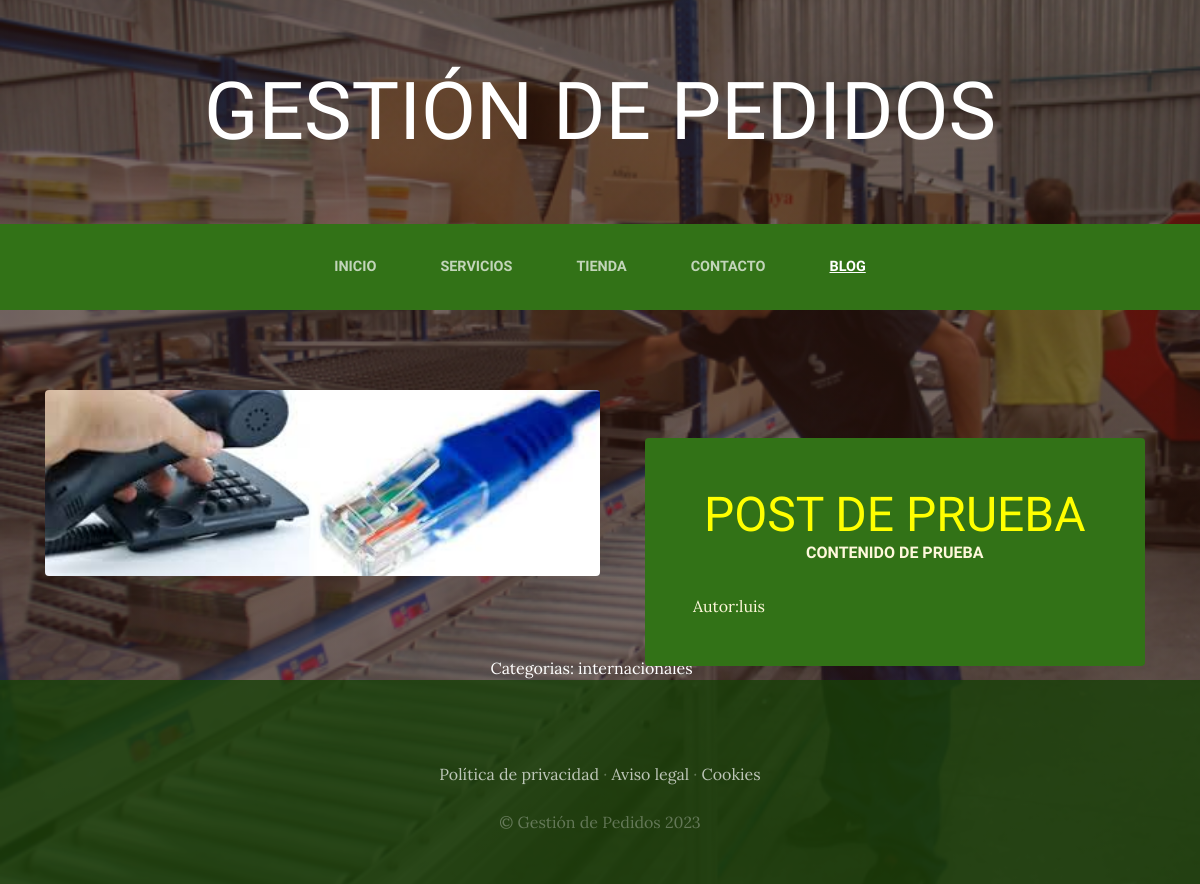
The app's page /blog/categoria/1/ with its own data.
### blog/models.py (models this page shows, shortened)
class Post(models.Model):
    titulo=models.CharField(max_length=50)
    contenido=models.CharField(max_length=50)
    imagen=models.ImageField(upload_to='blog', null=True, blank=True)
    autor=models.ForeignKey(User, on_delete=models.CASCADE) #si un usuario se va se eliminan sus posts
    categorias=models.ManyToManyField(Categoria)
    created=models.DateTimeField(auto_now_add=True)
    updated=models.DateTimeField(auto_now_add=True)
    class Meta:
        verbose_name='post'
        verbose_name_plural='posts'

class Categoria(models.Model):
    nombre=models.CharField(max_length=50)
    created=models.DateTimeField(auto_now_add=True)
    updated=models.DateTimeField(auto_now_add=True)
    class Meta:
        verbose_name='categoria'
        verbose_name_plural='categorias'

### blog/views.py (the view)
# urls.py: path('categoria/<categoria_id>/', views.categoria, name="categoria")
def categoria(req, categoria_id):
    categoria=Categoria.objects.get(id=categoria_id)
    posts = Post.objects.filter(categorias=categoria)
    return render(req, "blog/categorias.html", {"categoria": categoria, "posts": posts})

### blog/templates/blog/categorias.html
{% extends 'ProyectoWebApp/base.html' %}
{% load static %}
{% block content %}
    {% for post in posts %}
        <section class="page-section clearfix">
            <div class="container">
            <div class="intro">
                <img class="intro-img img-fluid mb-3 mb-lg-0 rounded" src="{{post.imagen.url}}" alt="" style="width: 50%;">
                <div class="intro-text left-0 text-center bg-faded p-5 rounded" >
                <h2 class="section-heading mb-4" >
                    <span class="section-heading-lower" style="color: yellow">{{post.titulo}}</span>
                    <span class="section-heading-upper">{{post.contenido}}</span>
                </h2>
                <div style="text-align: left; font-size 0.8em;">
                    Autor:{{post.autor}}
                </div>
                </div>
            </div>
            </div>
        </section>
    {% endfor %}
    <section>
        <div style="width: 75%; margin: auto; text-align:center; color: white;">
            Categorias:
            {% for post in posts %}
                {% for categoria in post.categorias.all %}
                    {{categoria.nombre}} &nbsp; &nbsp;
                {% endfor %}
            {% endfor %}
        </div>
    </section>
{% endblock %}

### ProyectoWebApp/static/ProyectoWebApp/css/gestion.css (style rules this page uses)
body { font-family: 'Lora'; background: linear-gradient(rgba(47, 23, 15, 0.65), rgba(47, 23, 15, 0.65)), url("../img/bg_main.jpg"); background-attachment: fixed; background-position: center; background-size: cover; }
h1, h2, h3, h4, h5, h6 { font-family: 'Raleway'; }
.page-section { margin-top: 5rem; margin-bottom: 5rem; }
.section-heading { text-transform: uppercase; }
.section-heading .section-heading-upper { display: block; font-size: 1rem; font-weight: 800; padding-bottom:.5rem; }
.section-heading .section-heading-lower { display: block; font-size: 3rem; font-weight: 100; }
.bg-faded { background-color: rgba(255, 255, 255, 0.85); }
.intro { position: relative; }
@media (min-width: 992px) { .intro .intro-img { width: 75%; float: left; } }
@media (min-width: 992px) { .intro .intro-text { left: 600; width: 60%; margin-top: 3rem; background-color: rgb(50, 114, 23); color: cornsilk; position: absolute; } }
@media (min-width: 1200px) { .intro .intro-text { width: 45%; } }

### records on screen
Post: imagen (picture), titulo "POST DE PRUEBA", contenido "CONTENIDO DE PRUEBA", autor "luis"
Categoria: nombre "internacionales"
